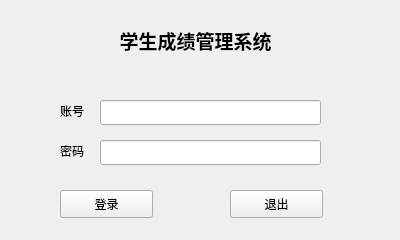
<?xml version="1.0" encoding="UTF-8"?>
<ui version="4.0">
 <class>Page_Login</class>
 <widget class="QWidget" name="Page_Login">
  <property name="geometry">
   <rect>
    <x>0</x>
    <y>0</y>
    <width>400</width>
    <height>240</height>
   </rect>
  </property>
  <property name="minimumSize">
   <size>
    <width>400</width>
    <height>240</height>
   </size>
  </property>
  <property name="maximumSize">
   <size>
    <width>400</width>
    <height>240</height>
   </size>
  </property>
  <property name="windowTitle">
   <string>登录界面</string>
  </property>
  <property name="windowIcon">
   <iconset resource="res.qrc">
    <normaloff>:/Resource/icon.ico</normaloff>:/Resource/icon.ico</iconset>
  </property>
  <widget class="QLineEdit" name="lineEdit">
   <property name="geometry">
    <rect>
     <x>100</x>
     <y>100</y>
     <width>221</width>
     <height>25</height>
    </rect>
   </property>
  </widget>
  <widget class="QLineEdit" name="lineEdit_2">
   <property name="geometry">
    <rect>
     <x>100</x>
     <y>140</y>
     <width>221</width>
     <height>25</height>
    </rect>
   </property>
  </widget>
  <widget class="QWidget" name="widget_2" native="true">
   <property name="geometry">
    <rect>
     <x>30</x>
     <y>10</y>
     <width>378</width>
     <height>71</height>
    </rect>
   </property>
   <widget class="QLabel" name="label">
    <property name="geometry">
     <rect>
      <x>70</x>
      <y>0</y>
      <width>191</width>
      <height>61</height>
     </rect>
    </property>
    <property name="text">
     <string>&lt;html&gt;&lt;head/&gt;&lt;body&gt;&lt;p&gt;&lt;span style=&quot; font-size:14pt; font-weight:700;&quot;&gt;学生成绩管理系统&lt;/span&gt;&lt;/p&gt;&lt;/body&gt;&lt;/html&gt;</string>
    </property>
    <property name="alignment">
     <set>Qt::AlignCenter</set>
    </property>
   </widget>
  </widget>
  <widget class="QPushButton" name="btn_login">
   <property name="geometry">
    <rect>
     <x>60</x>
     <y>190</y>
     <width>93</width>
     <height>28</height>
    </rect>
   </property>
   <property name="text">
    <string>登录</string>
   </property>
  </widget>
  <widget class="QPushButton" name="btn_exit">
   <property name="geometry">
    <rect>
     <x>230</x>
     <y>190</y>
     <width>93</width>
     <height>28</height>
    </rect>
   </property>
   <property name="text">
    <string>退出</string>
   </property>
  </widget>
  <widget class="QLabel" name="label_3">
   <property name="geometry">
    <rect>
     <x>60</x>
     <y>140</y>
     <width>41</width>
     <height>21</height>
    </rect>
   </property>
   <property name="text">
    <string>密码</string>
   </property>
  </widget>
  <widget class="QLabel" name="label_4">
   <property name="geometry">
    <rect>
     <x>60</x>
     <y>100</y>
     <width>41</width>
     <height>21</height>
    </rect>
   </property>
   <property name="text">
    <string>账号</string>
   </property>
  </widget>
 </widget>
 <resources>
  <include location="res.qrc"/>
 </resources>
 <connections/>
</ui>
